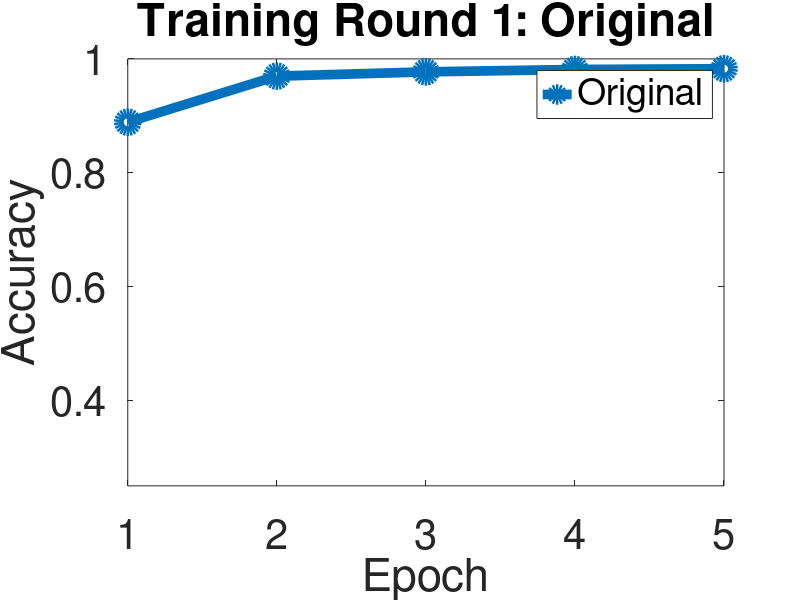
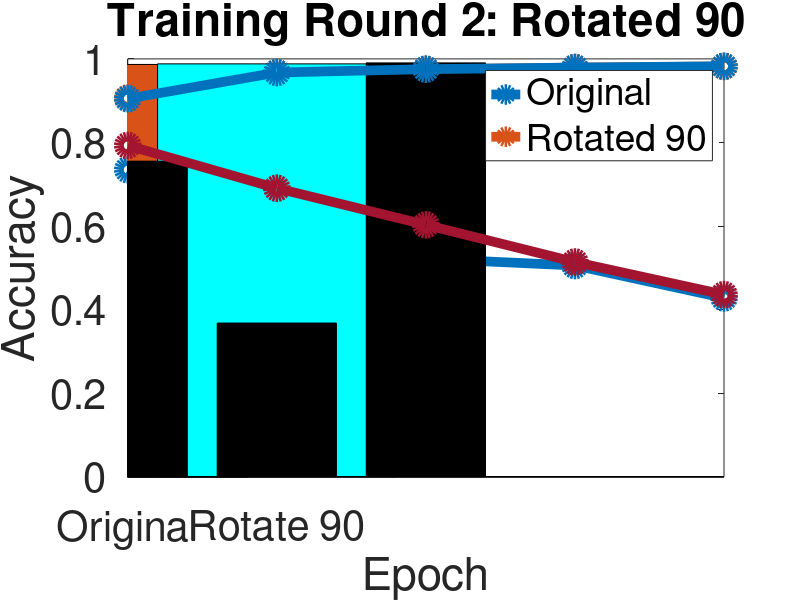
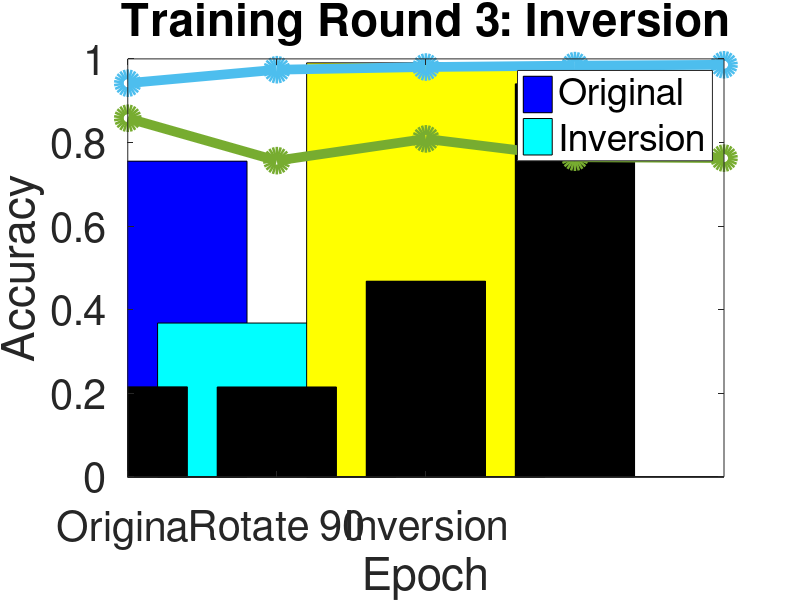
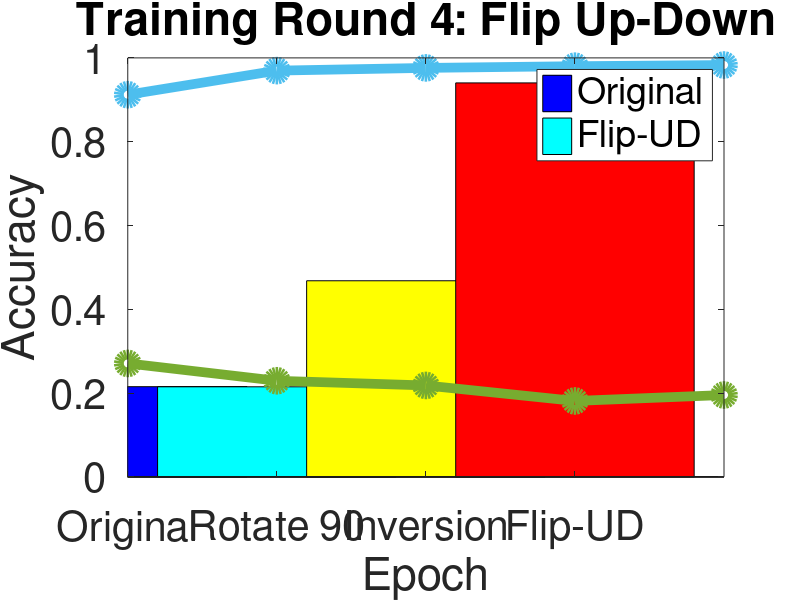

Reproduce these figures in MATLAB, in order.
%% Bar graph accuracies

xs = 1:7;
ys = [.9644, .9566, .9419, .9305, .8895, .9356, .9206];
b = bar(ys, 'FaceColor', 'flat');
barcmap = jet(length(ys));
figure (1)
for i = 1:length(ys)
    b(i) = bar(xs(i), ys(i));
    set(b(i), 'FaceColor', barcmap(i,:));
    hold on
end
title('Results: Training and Testing on Each Dataset', 'FontSize', 50);
xlabel('Image Mutation', 'FontSize', 80);
ylabel('Accuracy', 'FontSize', 80);
set(gca, 'XTick', xs);
set(gca, 'XTickLabel', {'Rotate 90' 'Invert' 'Flip LR' 'Swap TB' 'Checkerboard' 'Flip UD'...
    'Invert Bottom'}, 'FontSize', 20);

% Rot90: {'accuracy': 0.9644, 'loss': 0.114561394, 'global_step': 2401}
% Inv: {'accuracy': 0.9566, 'loss': 0.1464758, 'global_step': 2601}
% fliplr: {'accuracy': 0.9419, 'loss': 0.2036909, 'global_step': 2801}
% cutud: {'accuracy': 0.9305, 'loss': 0.2341149, 'global_step': 3001} 
% checkerboard: {'accuracy': 0.8895, 'loss': 0.37382987, 'global_step': 3201} 
% flipud: {'accuracy': 0.9356, 'loss': 0.21395998, 'global_step': 3601}
% invbot: {'accuracy': 0.9206, 'loss': 0.25648096, 'global_step': 3801}

%% Original --> Rot90

% trained/tested: original
epochs = 1:5;
figure(1)
y1 = [.979, .9778, .9816, .9834, .9854];
plot(epochs, y1, '-o', 'LineWidth', 7, 'MarkerSize', 13);
xlim([1, 5]);
ylim([.25, 1]);
title('Initial training: Original set', 'FontSize', 50)
xlabel('Epoch', 'FontSize', 40);
ylabel('Accuracy', 'FontSize', 40)
set(gca, 'FontSize', 30)
legend('Original')

% trained/tested: rot90, original/rot90
figure(2)
y2rot = [.9066, .9673, .9749, .9792, .9819];
y2orig = [.7349, .5208, .5220, .5056, .4279];
plot(epochs, [y2orig; y2rot], '-o', 'LineWidth', 7, 'MarkerSize', 13);
hold on
xlim([1, 5]);
ylim([.25, 1]);
title('Second training: Rotated 90 set', 'FontSize', 50)
xlabel('Epoch', 'FontSize', 40);
ylabel('Accuracy', 'FontSize', 40)
set(gca, 'FontSize', 30);
legend('Original', 'Rotated 90')

%% Allie's data
barcmap = jet(4);

% Training set 1
xs = 1;
y1 = .9867;
b = bar(y1, 'FaceColor', 'flat');
figure(1)
for i = 1:length(y1)
    b(i) = bar(xs(i), y1(i));
    set(b(i), 'FaceColor', barcmap(i,:));
    hold on
end
title('Training Round 1: Original', 'FontSize', 50);
xlabel('Image Mutation', 'FontSize', 40);
ylim([0, 1]);
ylabel('Accuracy', 'FontSize', 40);
set(gca, 'XTick', xs);
set(gca, 'XTickLabel', {'Original'}, 'FontSize', 20);
hold off
%% Allie's Data 2
% original, 90, inv, flip ud

% Training set 2
xs = 1:2;
y2 = [.05064, .9881];
b = bar(y2, 'FaceColor', 'flat');
figure(2)
for i = 1:length(y2)
    b(i) = bar(xs(i), y2(i));
    set(b(i), 'FaceColor', barcmap(i,:));
    hold on
end
title('Training Round 2: Rotation 90', 'FontSize', 50);
xlabel('Image Mutation', 'FontSize', 40);
ylabel('Accuracy', 'FontSize', 40);
set(gca, 'XTick', xs);
set(gca, 'XTickLabel', {'Original' 'Rotate 90'}, 'FontSize', 20);
%% Allie's Data 3

% Training set 3
xs = 1:3;
y3 = [.75524, .3679, .9905];
b = bar(y3, 'FaceColor', 'flat');
figure (3)
for i = 1:length(y3)
    b(i) = bar(xs(i), y3(i));
    set(b(i), 'FaceColor', barcmap(i,:));
    hold on
end
title('Training Round 3: Inversion', 'FontSize', 50);
xlabel('Image Mutation', 'FontSize', 40);
ylabel('Accuracy', 'FontSize', 40);
set(gca, 'XTick', xs);
set(gca, 'XTickLabel', {'Original' 'Rotate 90' 'Inversion'}, 'FontSize', 20);

%% Allie's Data 4
% Training set 4
xs = 1:4;
y4 = [.2152, .2149, .468, .9403];
b = bar(y4, 'FaceColor', 'flat');
figure(4)
for i = 1:length(y4)
    b(i) = bar(xs(i), y4(i));
    set(b(i), 'FaceColor', barcmap(i,:));
    hold on
end
title('Training Round 4: Flip Up-Down', 'FontSize', 50);
xlabel('Image Mutation', 'FontSize', 40);
ylabel('Accuracy', 'FontSize', 40);
set(gca, 'XTick', xs);
set(gca, 'XTickLabel', {'Original' 'Rotate 90' 'Inversion' 'Flip-UD'}, 'FontSize', 20);

%% Stephanie's Data

epochs = 1:5;
figure(1)
acc_original =[0.8888,0.9697,0.9772,0.9814,0.9827];
plot(epochs, acc_original, '-o', 'LineWidth', 7, 'MarkerSize', 13);
xlim([1, 5]);
ylim([.25, 1]);
title('Training Round 1: Original', 'FontSize', 50)
xlabel('Epoch', 'FontSize', 40);
ylabel('Accuracy', 'FontSize', 40)
set(gca, 'FontSize', 30)
legend('Original')

figure(2)
acc_rot90 =[0.9047,0.9674,0.9754,0.9793,0.9824]; % acc
acc_original_2 =[0.7928,0.6905,0.6029,0.5139,0.4359]; % val_acc
plot(epochs, [acc_original_2; acc_rot90], '-o', 'LineWidth', 7, 'MarkerSize', 13);
xlim([1, 5]);
ylim([0, 1]);
title('Training Round 2: Rotated 90', 'FontSize', 50)
xlabel('Epoch', 'FontSize', 40);
ylabel('Accuracy', 'FontSize', 40)
set(gca, 'FontSize', 30)
legend('Original', 'Rotated 90')

figure(3)
acc_3 = [0.9419,0.9741,0.9805,0.9839,0.9859];
acc_original_3 = [0.8580,0.7565,0.8086,0.7647,0.7626];
plot(epochs, [acc_original_3; acc_3], '-o', 'LineWidth', 7, 'MarkerSize', 13);
xlim([1, 5]);
ylim([0, 1]);
title('Training Round 3: Inversion', 'FontSize', 50)
xlabel('Epoch', 'FontSize', 40);
ylabel('Accuracy', 'FontSize', 40)
set(gca, 'FontSize', 30)
legend('Original', 'Inversion')

figure(4)
acc_4 = [0.9121,0.9696,0.9761,0.9802,.9830];
acc_original_4 = [0.2707,0.2293,0.2181,0.1811,0.1953];
plot(epochs, [acc_original_4; acc_4], '-o', 'LineWidth', 7, 'MarkerSize', 13);
xlim([1, 5]);
ylim([0, 1]);
title('Training Round 4: Flip Up-Down', 'FontSize', 50)
xlabel('Epoch', 'FontSize', 40);
ylabel('Accuracy', 'FontSize', 40)
set(gca, 'FontSize', 30)
legend('Original', 'Flip-UD')

figure(5)
acc_5 = [0.9058,0.9681,0.9765,0.9797,0.9824];
acc_original_5 = [0.1322,0.1702,0.1506,0.1660,0.1096];
plot(epochs, [acc_original_5; acc_5], '-o', 'LineWidth', 7, 'MarkerSize', 13);
xlim([1, 5]);
ylim([0, 1]);
title('Training Round 5: Bottom Inversion', 'FontSize', 50)
xlabel('Epoch', 'FontSize', 40);
ylabel('Accuracy', 'FontSize', 40)
set(gca, 'FontSize', 30)
legend('Original', 'Bottom Inversion')